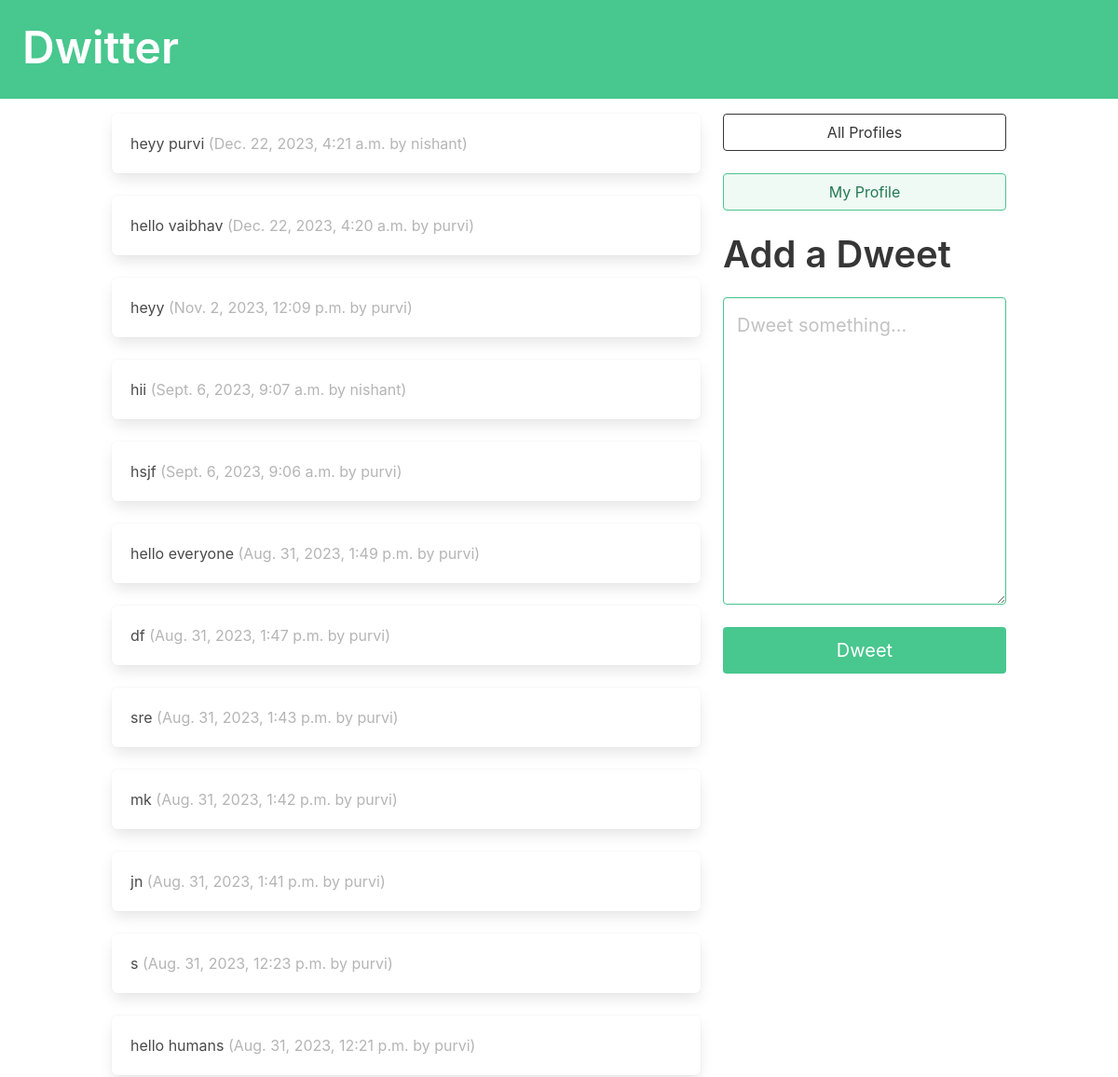
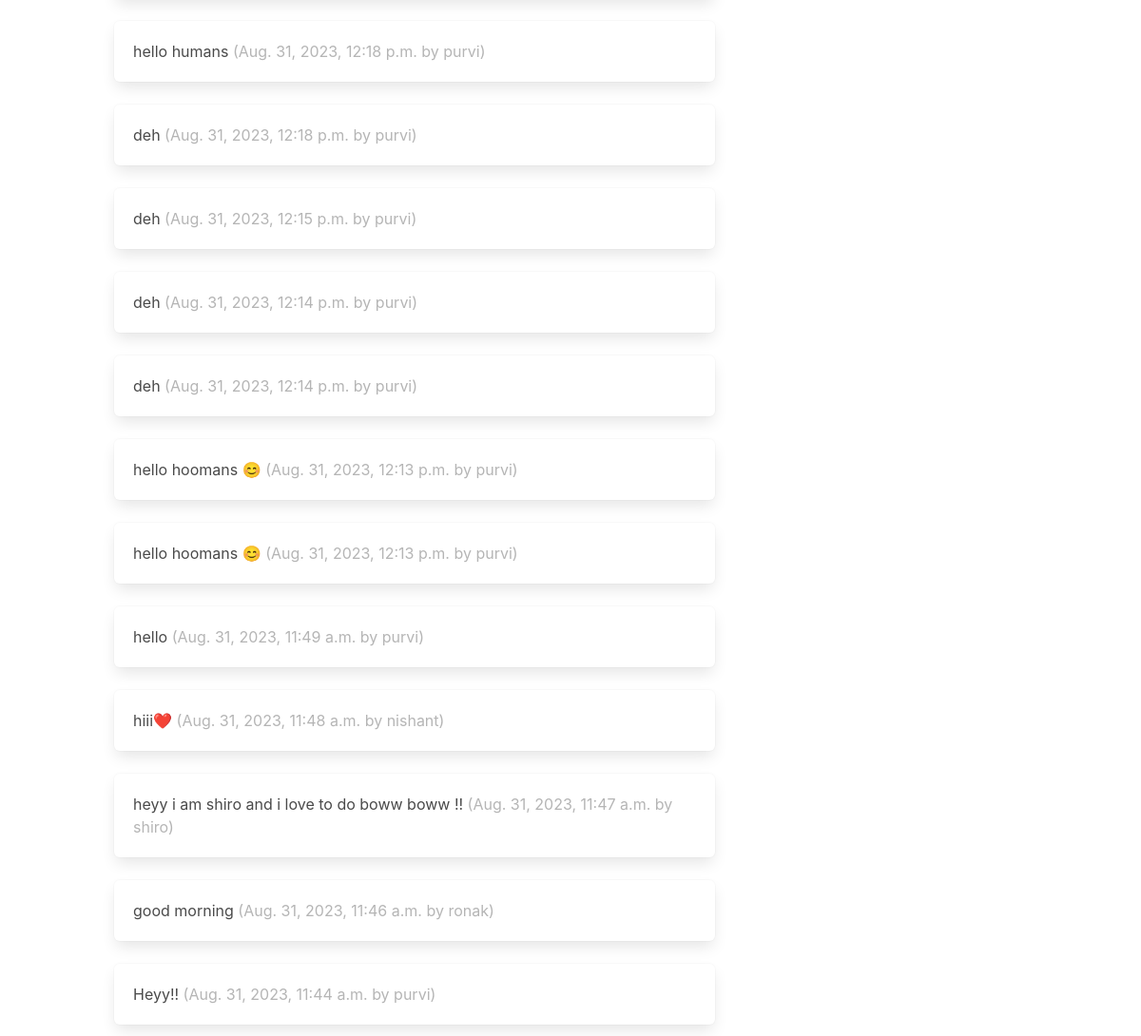
The app's page / (signed in) with its own data (2 pictures, top to bottom).
### dwitter/models.py (models this page shows, shortened)
class Dweet(models.Model):
    user = models.ForeignKey(
        User, related_name="dweets", on_delete=models.DO_NOTHING
    )
    body = models.CharField(max_length=140)
    created_at = models.DateTimeField(auto_now_add=True)

### dwitter/views.py (the view)
# urls.py: path("", dashboard, name="dashboard"),
def dashboard(request):
    form = DweetForm(request.POST or None)
    if request.method == "POST":
        if form.is_valid():
            dweet = form.save(commit=False)
            dweet.user = request.user
            dweet.save()
            return redirect("dwitter:dashboard")
    followed_dweets = Dweet.objects.filter(
        user__profile__in=request.user.profile.follows.all()
    ).order_by("-created_at")
    return render(
        request,
        "dwitter/dashboard.html",
        {"form": form, "dweets": followed_dweets},
    )

### dwitter/forms.py
class DweetForm(forms.ModelForm):
    body = forms.CharField(
        required=True,
        widget=forms.widgets.Textarea(
            attrs={
                "placeholder": "Dweet something...",
                "class": "textarea is-success is-medium",
            }
        ),
        label="",
    )
    class Meta:
        model = Dweet
        exclude = ("user", )

### dwitter/templates/dwitter/dashboard.html (shortened to what this page needs)
{% extends 'base.html' %}
{% block content %}
<div class="column">
        {% for dweet in dweets %}
            <div class="box">
                {{ dweet.body }}
                <span class="is-small has-text-grey-light">
                    ({{ dweet.created_at }} by {{ dweet.user.username }})
                </span>
            </div>
        {% endfor %}
</div>
<div class="column is-one-third">
    <div class="block">
        <a href="{% url 'dwitter:profile_list' %} ">
            <button class="button is-dark is-outlined is-fullwidth">
                All Profiles
            </button>
        </a>
    </div>
    <div class="block">
        <a href="{% url 'dwitter:profile' request.user.profile.id %} ">
            <button class="button is-success is-light is-outlined is-fullwidth">
                My Profile
            </button>
        </a>
    </div>
    <div class="block">
        <div class="block">
            <h2 class="title is-2">Add a Dweet</p>
        </div>
        <div class="block">
    <form method="post">
        {{ form.as_p }}
        <button class="button is-success is-fullwidth is-medium mt-5"
                type="submit">Dweet
        </button>
    </form>
</div>
</div>
{% endblock content %}

### dwitter/templates/base.html (shortened to what this page needs)
<!DOCTYPE html>
<html lang="en">
<head>
    <link rel="stylesheet"
          href="https://cdn.jsdelivr.net/npm/bulma@0.9.3/css/bulma.min.css">
</head>
<body>
    <a href="{% url 'dwitter:dashboard' %} ">
    <section class="hero is-small is-success mb-4">
        <div class="hero-body">
            <h1 class="title is-1">Dwitter</h1>
        </div>
    </section>
    </a>
    <div class="container">
        <div class="columns">
            {% block content %}
            {% endblock content %}
        </div>
    </div>
</body>
</html>

### records on screen
Dweet: body "heyy purvi", created_at "Dec. 22, 2023, 4:21 a.m.", user.username "nishant"
Dweet: body "hello vaibhav", created_at "Dec. 22, 2023, 4:20 a.m.", user.username "purvi"
Dweet: body "heyy", created_at "Nov. 2, 2023, 12:09 p.m.", user.username "purvi"
Dweet: body "hii", created_at "Sept. 6, 2023, 9:07 a.m.", user.username "nishant"
Dweet: body "hsjf", created_at "Sept. 6, 2023, 9:06 a.m.", user.username "purvi"
Dweet: body "hello everyone", created_at "Aug. 31, 2023, 1:49 p.m.", user.username "purvi"
Dweet: body "df", created_at "Aug. 31, 2023, 1:47 p.m.", user.username "purvi"
Dweet: body "sre", created_at "Aug. 31, 2023, 1:43 p.m.", user.username "purvi"
Dweet: body "mk", created_at "Aug. 31, 2023, 1:42 p.m.", user.username "purvi"
Dweet: body "jn", created_at "Aug. 31, 2023, 1:41 p.m.", user.username "purvi"
Dweet: body "s", created_at "Aug. 31, 2023, 12:23 p.m.", user.username "purvi"
Dweet: body "hello humans", created_at "Aug. 31, 2023, 12:21 p.m.", user.username "purvi"
Dweet: body "hello humans", created_at "Aug. 31, 2023, 12:18 p.m.", user.username "purvi"
Dweet: body "deh", created_at "Aug. 31, 2023, 12:18 p.m.", user.username "purvi"
Dweet: body "deh", created_at "Aug. 31, 2023, 12:15 p.m.", user.username "purvi"
Dweet: body "deh", created_at "Aug. 31, 2023, 12:14 p.m.", user.username "purvi"
Dweet: body "deh", created_at "Aug. 31, 2023, 12:14 p.m.", user.username "purvi"
Dweet: body "hello hoomans 😊", created_at "Aug. 31, 2023, 12:13 p.m.", user.username "purvi"
Dweet: body "hello hoomans 😊", created_at "Aug. 31, 2023, 12:13 p.m.", user.username "purvi"
Dweet: body "hello", created_at "Aug. 31, 2023, 11:49 a.m.", user.username "purvi"
Dweet: body "hiii❤️", created_at "Aug. 31, 2023, 11:48 a.m.", user.username "nishant"
Dweet: body "heyy i am shiro and i love to do boww boww !!", created_at "Aug. 31, 2023, 11:47 a.m.", user.username "shiro"
Dweet: body "good morning", created_at "Aug. 31, 2023, 11:46 a.m.", user.username "ronak"
Dweet: body "Heyy!!", created_at "Aug. 31, 2023, 11:44 a.m.", user.username "purvi"
